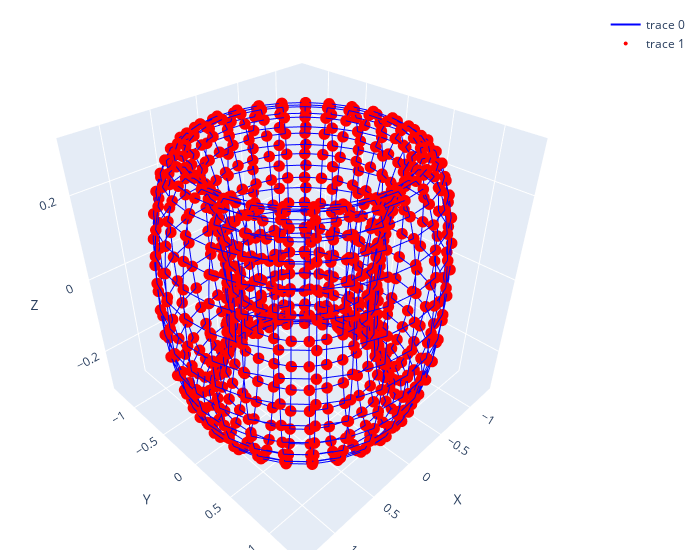

Here is the notebook cell this chart was saved with:
### Code cell
x_torus, y_torus, z_torus, edges_torus = generate_torus_points_and_edges(30)
visualize_points_and_edges(x_torus, y_torus, z_torus, edges_torus)

### Figure 1 — Plotly figure (JSON) as saved in the notebook; plotly's stock layout.template omitted (floating-point values rounded to 4 significant figures; data arrays with more than 128 entries replaced by an {"elided": "..."} marker saying what was removed)
{"data": [{"line": {"color": "blue", "width": 2}, "mode": "lines", "type": "scatter3d", "x": {"elided": "5046 float values"}, "y": {"elided": "5046 float values"}, "z": {"elided": "5046 float values"}}, {"marker": {"color": "red", "size": 4}, "mode": "markers", "type": "scatter3d", "x": {"elided": "900 float values"}, "y": {"elided": "900 float values"}, "z": {"elided": "900 float values"}}], "layout": {"margin": {"b": 10, "l": 10, "r": 20, "t": 10}, "scene": {"xaxis": {"title": {"text": "X"}}, "yaxis": {"title": {"text": "Y"}}, "zaxis": {"title": {"text": "Z"}}}, "width": 700}}
